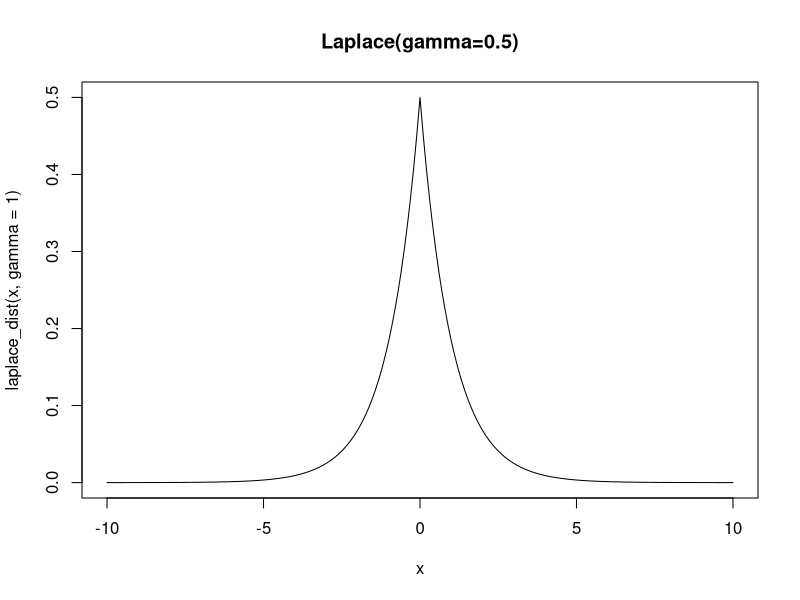
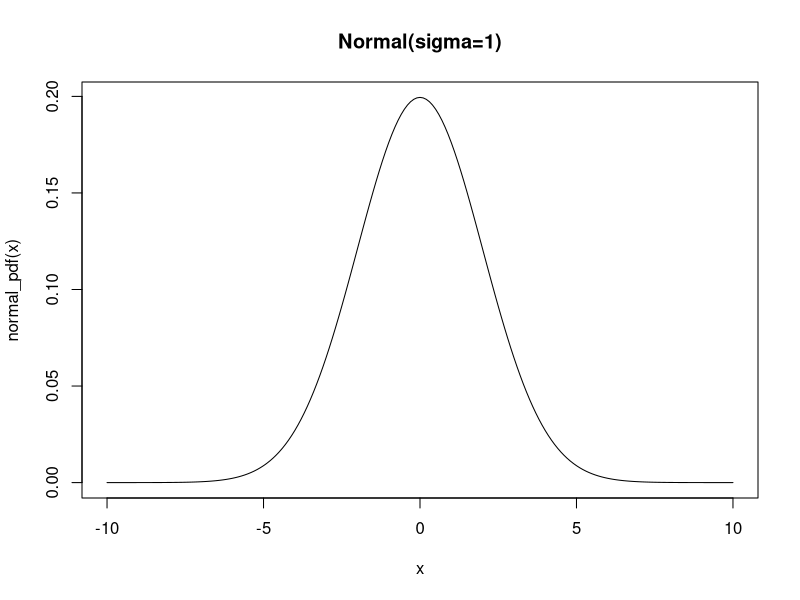

Reproduce these figures in R, in order.
## ---- chunk 1
laplace_dist <- function(x, mu = 0, gamma = 1) {
  laplace_pdf <- function(x,mu,gamma) {
    return(
      exp(-abs(x-mu)/gamma)/(2*gamma)
    )
  }
  y = sapply(x, FUN = function(i) laplace_pdf(i,mu,gamma))
  return(y)
}

x = seq(-10,10,0.1)
plot(
  x=x,
  y=laplace_dist(x, gamma=1),
  type='l',
  main='Laplace(gamma=0.5)'
  )
## ---- chunk 2
normal_pdf <- function(x, mu = 0, sigma = 2) {
  z = (x-mu)/sigma
  y = (2*pi*sigma^2)^(-1/2) * exp(-0.5*z^2)
  return(y)
}

x = seq(-10,10,0.1)
plot(
  x=x,
  y=normal_pdf(x),
  type='l',
  main='Normal(sigma=1)'
  )
